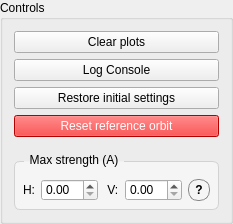
                 <widget class="QGroupBox" name="correction_controls_group">
                  <property name="styleSheet">
                   <string notr="true">QGroupBox#correction_controls_group {
    background-color: rgb(245, 245, 245);
    border: 1px solid rgb(210, 210, 210);
    border-radius: 6px;
    margin-top: 8px;
    padding-top: 6px;
}
QGroupBox#correction_controls_group::title {
    subcontrol-origin: margin;
    left: 10px;
    padding: 0 4px 0 4px;
}</string>
                  </property>
                  <property name="title">
                   <string>Controls</string>
                  </property>
                  <layout class="QVBoxLayout" name="controls_column_layout">
                   <item>
                    <widget class="QPushButton" name="clear_graphs_button">
                     <property name="text">
                      <string>Clear plots</string>
                     </property>
                    </widget>
                   </item>
                   <item>
                    <widget class="QPushButton" name="pushButton_log">
                     <property name="text">
                      <string>Log Console</string>
                     </property>
                    </widget>
                   </item>
                   <item>
                    <widget class="QPushButton" name="restore_initial_settings">
                     <property name="text">
                      <string>Restore initial settings</string>
                     </property>
                    </widget>
                   </item>
                   <item>
                    <widget class="QPushButton" name="pushButton_reset_ref_orbit">
                     <property name="styleSheet">
                      <string notr="true">background-color: red; color: white;</string>
                     </property>
                     <property name="text">
                      <string>Reset reference orbit</string>
                     </property>
                    </widget>
                   </item>
                   <item>
                    <spacer name="controls_gap_before_current_group">
                     <property name="orientation">
                      <enum>Qt::Vertical</enum>
                     </property>
                     <property name="sizeType">
                      <enum>QSizePolicy::Fixed</enum>
                     </property>
                     <property name="sizeHint" stdset="0">
                      <size>
                       <width>20</width>
                       <height>10</height>
                      </size>
                     </property>
                    </spacer>
                   </item>
                   <item>
                    <widget class="QGroupBox" name="current_groupbox_right">
                     <property name="styleSheet">
                      <string notr="true">QGroupBox#current_groupbox_right {
    background-color: rgb(245, 245, 245);
    border: 1px solid rgb(210, 210, 210);
    border-radius: 6px;
    margin-top: 8px;
    padding-top: 6px;
}
QGroupBox#current_groupbox_right::title {
    subcontrol-origin: margin;
    left: 10px;
    padding: 0 4px 0 4px;
}</string>
                     </property>
                     <property name="title">
                      <string>Max strength (A)</string>
                     </property>
                     <layout class="QVBoxLayout" name="current_groupbox_layout">
                      <property name="spacing">
                       <number>6</number>
                      </property>
                      <property name="leftMargin">
                       <number>6</number>
                      </property>
                      <property name="topMargin">
                       <number>6</number>
                      </property>
                      <property name="rightMargin">
                       <number>6</number>
                      </property>
                      <property name="bottomMargin">
                       <number>6</number>
                      </property>
                      <item>
                       <layout class="QHBoxLayout" name="current_layout">
                        <item>
                         <widget class="QLabel" name="horizontal_current_label">
                          <property name="text">
                           <string>H:</string>
                          </property>
                         </widget>
                        </item>
                        <item>
                         <widget class="QDoubleSpinBox" name="max_horizontal_current_spinbox">
                          <property name="singleStep">
                           <double>0.010000000000000</double>
                          </property>
                         </widget>
                        </item>
                        <item>
                         <widget class="QLabel" name="vertical_current_label">
                          <property name="text">
                           <string> V:</string>
                          </property>
                         </widget>
                        </item>
                        <item>
                         <widget class="QDoubleSpinBox" name="max_vertical_current_spinbox">
                          <property name="singleStep">
                           <double>0.010000000000000</double>
                          </property>
                         </widget>
                        </item>
                        <item>
                         <widget class="QToolButton" name="max_strength_tooltip">
                          <property name="toolTip">
                           <string>&lt;html&gt;&lt;head/&gt;&lt;body&gt;&lt;p&gt;Maximum allowed corrector strength during correction. &lt;/p&gt;&lt;p&gt;&lt;br/&gt;&lt;/p&gt;&lt;p&gt;Computed corrections are clipped to these limits.&lt;/p&gt;&lt;/body&gt;&lt;/html&gt;</string>
                          </property>
                          <property name="styleSheet">
                           <string notr="true">QToolButton#max_strength_tooltip {
    border: 1px solid #888;
    border-radius: 10px;
    min-width: 20px;
    max-width: 20px;
    min-height: 20px;
    max-height: 20px;
    padding: 0px;
    font-weight: bold;
}
QToolButton#max_strength_tooltip:hover {
    background-color: #e6e6e6;
}</string>
                          </property>
                          <property name="text">
                           <string>?</string>
                          </property>
                         </widget>
                        </item>
                       </layout>
                      </item>
                     </layout>
                    </widget>
                   </item>
                  </layout>
                 </widget>
